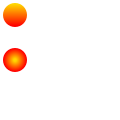

Reproduce this figure in Python.
import os
import sys

# module = os.path.dirname(os.path.dirname(os.path.abspath(__file__)))
sys.path.insert(0, ".")
# sys.path.insert(1, module)
src = os.path.join(os.path.dirname(os.path.dirname(os.getcwd())), 'src')
sys.path.insert(1, src)
# print(src)
# print(module)

try:
    from netkiller.svg.ScalableVectorGraphics import Svg
    from netkiller.svg.elements import Text, Line, Circle, Rectangle, Image, Path, Ellipse
    from netkiller.svg.gradient import linearGradient, radialGradient, stop
except ImportError as err:
    print("Error: %s" % (err))
    exit()


def main():
    svg = Svg(viewBox="0 0 40 40",
              height="120px",
              width="120px")

    svg.title("Svg 图形库")
    svg.desc("https://www.netkiller.cn")

    linear = linearGradient(id="linearGradient", gradientTransform="rotate(90)")
    linear.append(stop(offset="5%", stop_color="gold"))
    linear.append(stop(offset="95%", stop_color="red"))

    radial = radialGradient(id="radialGradient")
    radial.append(stop(offset="10%", stop_color="gold"))
    radial.append(stop(offset="95%", stop_color="red"))

    svg.defs(linear, radial)
    svg.comment("using my linear gradient")
    svg.append(Circle(cx="5", cy="5", r="4", fill="url('#linearGradient')"))
    svg.comment("using my radial gradient")
    svg.append(Circle(cx="5", cy="20", r="4", fill="url('#radialGradient')"))

    svg.save('gradient.svg')


if __name__ == "__main__":
    main()
